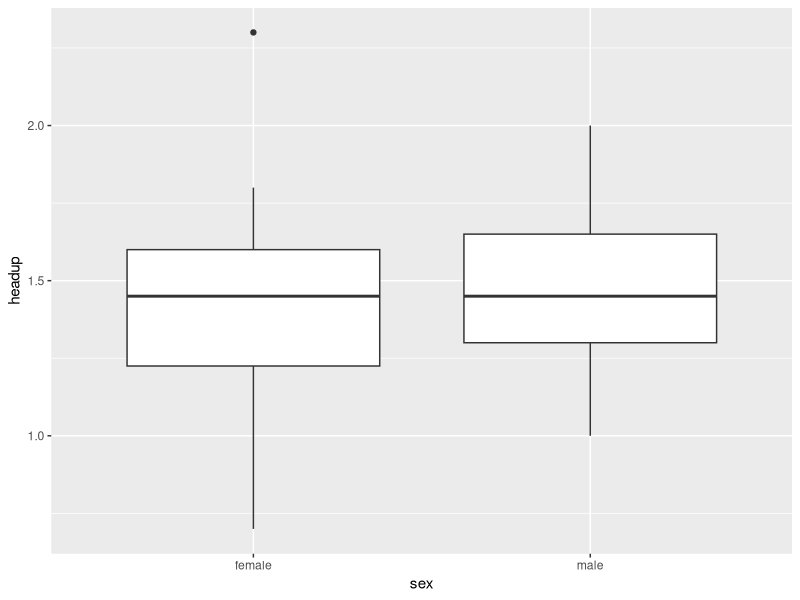

The R source for this figure:
## BEEC Course Stats Tutorial (Session 5)
## This script will load data and make new columns
## Attapun Anivat | attapunanivat@gmail.com | attapun-an

rm(list=ls())  #removes all objects

# Load libraries ----
library(ggplot2)
library(dplyr)
library(tidyr)

# Load data ----
headupdata <- read.table('Data/Headupdata.txt', header = TRUE)   # But we're doing it the proper way (cause reproducibility) 

head(headupdata)
str(headupdata)


# Manipulate data ----

headupdata_long <- pivot_longer(headupdata, cols = c(male, female),
                                names_to = "sex", values_to = "headup") %>% 
                   arrange(desc(sex))


# Analyzing data----


# summary stats 
summary(headupdata)
sd(headupdata$male)

# Welch t-test 
t.test(headupdata$male, headupdata$female, paired = FALSE) # this doesn't assume the variences are equal (more flexible)

# Student's t-test
t.test(headupdata$male, headupdata$female, paired = FALSE, var.equal = TRUE)    # this one assumes variances are equal

# Data analysis for long form ----

# t test (response ~ explanatory)
t.test(headup~sex, data = headupdata_long)

# plot of data
ggplot(headupdata_long, aes(x = sex, y = headup))+
  geom_boxplot()
  